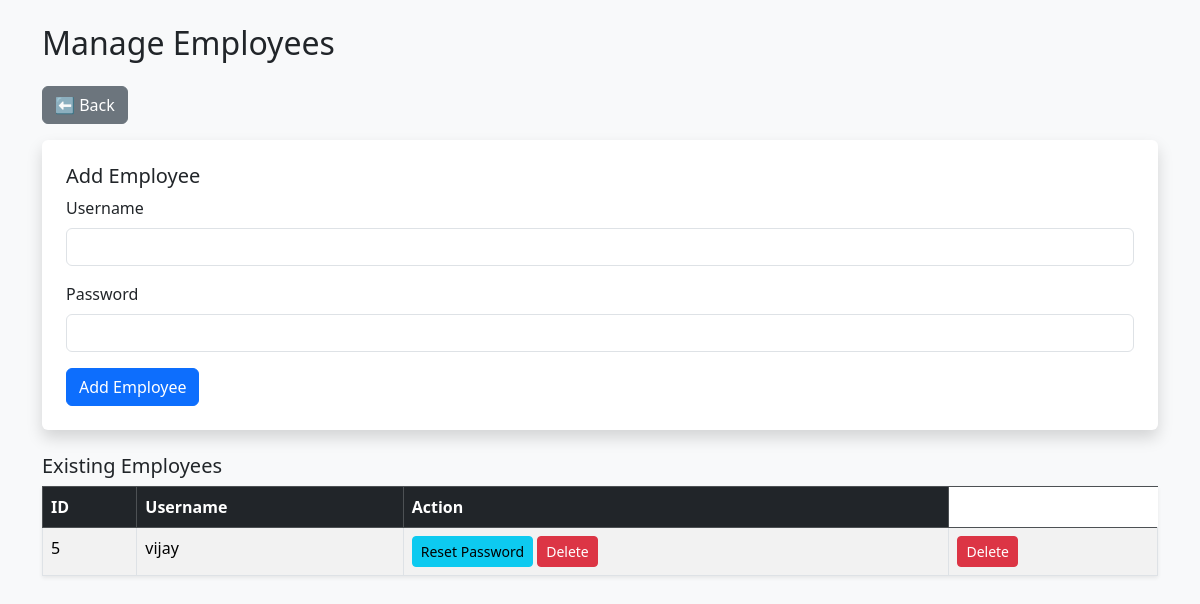
The app's page /employees (signed in), older data.
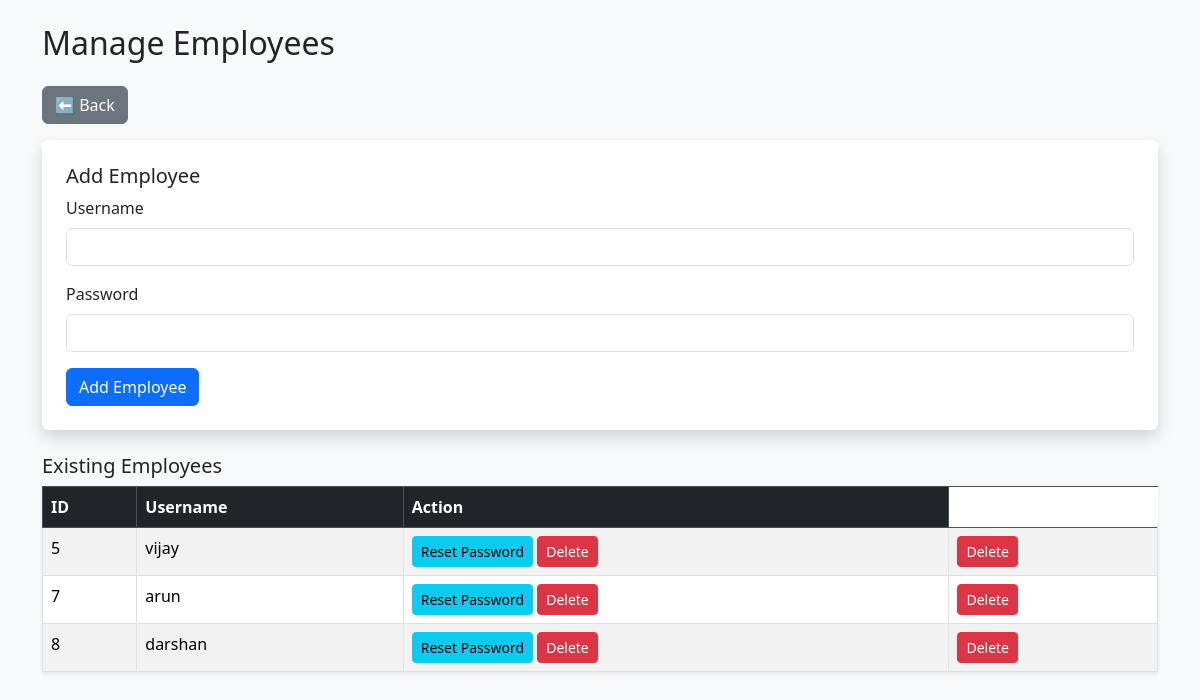
The same page, newer data.
### tables this page shows
CREATE TABLE users (
        id INTEGER PRIMARY KEY AUTOINCREMENT,
        username TEXT UNIQUE,
        password_hash TEXT,
        role TEXT
    );

### app.py (the view, shortened to what this page needs)
@app.route("/employees", methods=["GET", "POST"])
def manage_employees():
    if "user_id" not in session or session["role"] != "admin":
        return "Not allowed", 403
    conn = sqlite3.connect("salary.db")
    c = conn.cursor()
    c.execute("SELECT id, username FROM users WHERE role='employee'")
    employees = c.fetchall()
    conn.close()
    return render_template("employees.html", employees=employees)

### Templates/Employees.html (shortened to what this page needs)
<!DOCTYPE html>
<html>
<head>
    <link rel="stylesheet" href="https://cdn.jsdelivr.net/npm/bootstrap@5.3.3/dist/css/bootstrap.min.css">
</head>
<body class="p-4 bg-light">
    <div class="container">
        <h2 class="mb-4">Manage Employees</h2>
        <a href="/" class="btn btn-secondary mb-3">⬅ Back</a>
        <form method="POST" class="mb-4 shadow p-4 bg-white rounded">
            <h5>Add Employee</h5>
            <div class="mb-3">
                <label class="form-label">Username</label>
                <input type="text" name="username" class="form-control" required>
            </div>
            <div class="mb-3">
                <label class="form-label">Password</label>
                <input type="password" name="password" class="form-control" required>
            </div>
            <button type="submit" class="btn btn-primary">Add Employee</button>
        </form>
        <h5>Existing Employees</h5>
        <table class="table table-bordered table-striped shadow-sm bg-white">
            <thead class="table-dark">
                <tr>
                    <th>ID</th>
                    <th>Username</th>
                    <th>Action</th>
                </tr>
            </thead>
            <tbody>
                {% for emp in employees %}
                <tr>
                    <td>{{ emp[0] }}</td>
                    <td>{{ emp[1] }}</td>
                    <td>
                        <a href="/reset_password/{{ emp[0] }}" class="btn btn-info btn-sm">Reset Password</a>
                        <a href="/delete_employee/{{ emp[0] }}" class="btn btn-danger btn-sm" onclick="return confirm('Are you sure?')">Delete</a>
                    </td>
                    <td>
                        <a href="/delete_employee/{{ emp[0] }}" class="btn btn-danger btn-sm" onclick="return confirm('Are you sure?')">Delete</a>
                    </td>
                </tr>
                {% endfor %}
            </tbody>
        </table>
    </div>
</body>
</html>

Row changes from the older to the newer data that the page shows:
added users: id "7", username "arun"
added users: id "8", username "darshan"
